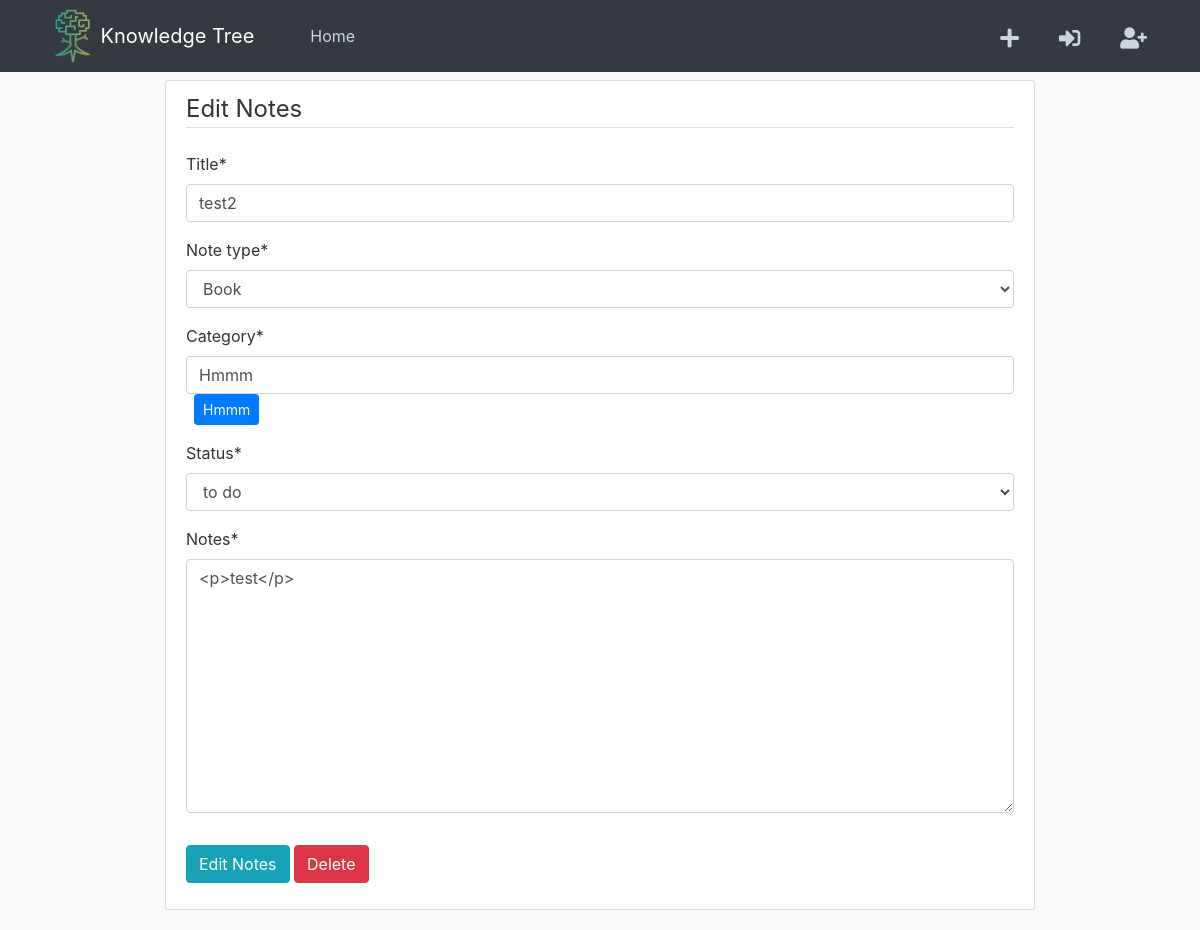
The page /post/32/edit/ (signed in) on the database its author committed.
### feed/models.py (models this page shows, shortened)
class Post(models.Model):
	type_choices = [
		('book', 'Book'),
		('doc', 'Documentary'),
		('thinker', 'Thinker/Person'),
		('misc','Other/Miscellaneous'),
		(None, 'Select type...')
	]
	rating_choices = [
		(1, 1),
		(2, 2),
		(3, 3),
		(4, 4),
		(5, 5)
	]
	status_choices = [
		('to do', 'to do'),
		('in progress', 'in progress'),
		('completed', 'completed')
	]
	title = models.CharField(max_length=100)
	note_type = models.CharField(max_length=100,choices=type_choices,null=True)
	category = models.CharField(max_length=100, null=True)
	author = models.CharField(max_length=100, default='', blank=True)
	notes = RichTextField()
	status = models.CharField(
		max_length=100,
		choices=status_choices,
		default='to do'
		)
	rating = models.IntegerField(
		choices=rating_choices,
		default=5
	)
	date_posted = models.DateTimeField(default=timezone.now)
	posted_by = models.ForeignKey(User, on_delete=models.CASCADE)

### feed/views.py (the view, shortened to what this page needs)
# urls.py: path('post/<int:pk>/edit/', EditPostView.as_view(), name='post-edit'),
class EditPostView(LoginRequiredMixin, SuccessMessageMixin, UpdateView):
	model = Post
	template_name = 'feed/edit_form.html'
	context_object_name = 'post'
	fields = ['title', 'note_type', 'author', 'category', 'status', 'rating', 'notes']

### feed/templates/feed/edit_form.html (shortened to what this page needs)
{% extends "feed/base.html" %}
{% load crispy_forms_tags %}
{% load static %}
{% block content %}
<div class="container-fluid w-75">
	<div class="content-section">
		<form method="POST">
			<fieldset class="form-group">
				<legend class="border-bottom mb-4">Edit Notes</legend>
				{{ form|crispy }}
			</fieldset>
			<div class="form-group">
				<button class="btn btn-info" type="submit">Edit Notes</button>
				<a class="btn btn-danger" href="{% url 'post-delete' post.id %}">Delete</a></button>
			</div>
		</form>
	</div>
</div>
{% endblock content %}

### feed/static/feed/main.css (style rules this page uses)
body { background: #fafafa; color: #333333; margin-top: 5rem; }
.content-section { background: #ffffff; padding: 10px 20px; border: 1px solid #dddddd; border-radius: 3px; margin-bottom: 20px; }

### rows shown on the page
Post: title "test2", note_type "Book", category "Hmmm", status "to do", notes "<p>test</p>"
